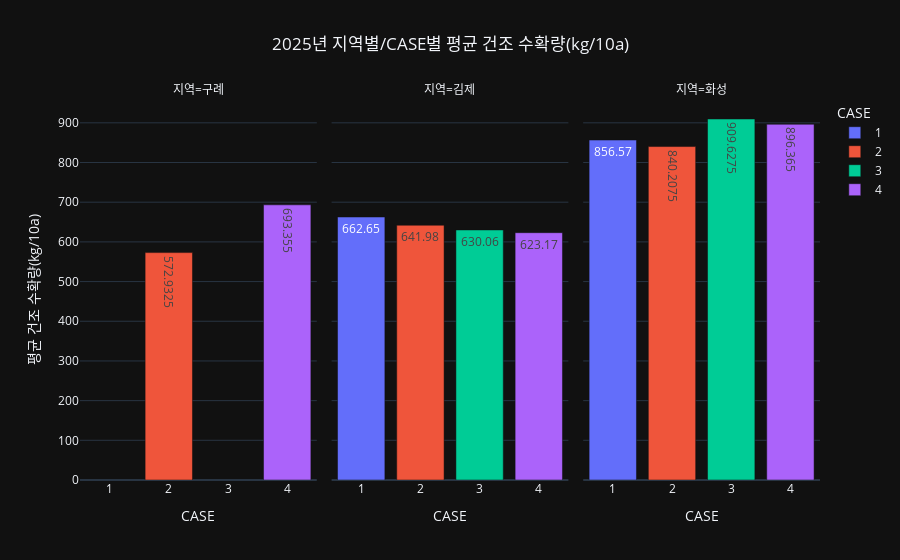

Source (notebook cell):
### Code cell
# --- 3. Plotly 막대 그래프 생성 코드 ---

fig = px.bar(
    graph_yield,  # 사용할 데이터프레임
    x='CASE',         # X축: CASE
    y='평균 건조 수확량(kg/10a)', # Y축: 평균 수확량
    color='CASE',     # 색상: CASE별로 다르게
    facet_col='지역', # 차트 분리: '지역'별로 차트를 나누어 그림
    title='2025년 지역별/CASE별 평균 건조 수확량(kg/10a)', # 차트 제목
    text_auto=True,    # 막대 위에 수확량 값 표시
    category_orders={"CASE": ['1', '2', '3', '4']}
)

# Y축 범위 0부터 시작하도록 설정 (선택 사항)
fig.update_yaxes(range=[0, None])

# 제목 가운데 정렬
fig.update_layout(title_x=0.5)
fig.show()

### Figure 1 — Plotly figure (JSON) as saved in the notebook; plotly's stock layout.template omitted (floating-point values rounded to 4 significant figures)
{"data": [{"hovertemplate": "CASE=%{x}<br>지역=김제<br>평균 건조 수확량(kg/10a)=%{y}<extra></extra>", "legendgroup": "1", "marker": {"color": "#636efa", "pattern": {"shape": ""}}, "name": "1", "orientation": "v", "showlegend": true, "textposition": "auto", "texttemplate": "%{y}", "x": ["1"], "xaxis": "x2", "y": [662.6], "yaxis": "y2", "type": "bar"}, {"hovertemplate": "CASE=%{x}<br>지역=화성<br>평균 건조 수확량(kg/10a)=%{y}<extra></extra>", "legendgroup": "1", "marker": {"color": "#636efa", "pattern": {"shape": ""}}, "name": "1", "orientation": "v", "showlegend": false, "textposition": "auto", "texttemplate": "%{y}", "x": ["1"], "xaxis": "x3", "y": [856.6], "yaxis": "y3", "type": "bar"}, {"hovertemplate": "CASE=%{x}<br>지역=구례<br>평균 건조 수확량(kg/10a)=%{y}<extra></extra>", "legendgroup": "2", "marker": {"color": "#EF553B", "pattern": {"shape": ""}}, "name": "2", "orientation": "v", "showlegend": true, "textposition": "auto", "texttemplate": "%{y}", "x": ["2"], "xaxis": "x", "y": [572.9], "yaxis": "y", "type": "bar"}, {"hovertemplate": "CASE=%{x}<br>지역=김제<br>평균 건조 수확량(kg/10a)=%{y}<extra></extra>", "legendgroup": "2", "marker": {"color": "#EF553B", "pattern": {"shape": ""}}, "name": "2", "orientation": "v", "showlegend": false, "textposition": "auto", "texttemplate": "%{y}", "x": ["2"], "xaxis": "x2", "y": [642.0], "yaxis": "y2", "type": "bar"}, {"hovertemplate": "CASE=%{x}<br>지역=화성<br>평균 건조 수확량(kg/10a)=%{y}<extra></extra>", "legendgroup": "2", "marker": {"color": "#EF553B", "pattern": {"shape": ""}}, "name": "2", "orientation": "v", "showlegend": false, "textposition": "auto", "texttemplate": "%{y}", "x": ["2"], "xaxis": "x3", "y": [840.2], "yaxis": "y3", "type": "bar"}, {"hovertemplate": "CASE=%{x}<br>지역=김제<br>평균 건조 수확량(kg/10a)=%{y}<extra></extra>", "legendgroup": "3", "marker": {"color": "#00cc96", "pattern": {"shape": ""}}, "name": "3", "orientation": "v", "showlegend": true, "textposition": "auto", "texttemplate": "%{y}", "x": ["3"], "xaxis": "x2", "y": [630.1], "yaxis": "y2", "type": "bar"}, {"hovertemplate": "CASE=%{x}<br>지역=화성<br>평균 건조 수확량(kg/10a)=%{y}<extra></extra>", "legendgroup": "3", "marker": {"color": "#00cc96", "pattern": {"shape": ""}}, "name": "3", "orientation": "v", "showlegend": false, "textposition": "auto", "texttemplate": "%{y}", "x": ["3"], "xaxis": "x3", "y": [909.6], "yaxis": "y3", "type": "bar"}, {"hovertemplate": "CASE=%{x}<br>지역=구례<br>평균 건조 수확량(kg/10a)=%{y}<extra></extra>", "legendgroup": "4", "marker": {"color": "#ab63fa", "pattern": {"shape": ""}}, "name": "4", "orientation": "v", "showlegend": true, "textposition": "auto", "texttemplate": "%{y}", "x": ["4"], "xaxis": "x", "y": [693.4], "yaxis": "y", "type": "bar"}, {"hovertemplate": "CASE=%{x}<br>지역=김제<br>평균 건조 수확량(kg/10a)=%{y}<extra></extra>", "legendgroup": "4", "marker": {"color": "#ab63fa", "pattern": {"shape": ""}}, "name": "4", "orientation": "v", "showlegend": false, "textposition": "auto", "texttemplate": "%{y}", "x": ["4"], "xaxis": "x2", "y": [623.2], "yaxis": "y2", "type": "bar"}, {"hovertemplate": "CASE=%{x}<br>지역=화성<br>평균 건조 수확량(kg/10a)=%{y}<extra></extra>", "legendgroup": "4", "marker": {"color": "#ab63fa", "pattern": {"shape": ""}}, "name": "4", "orientation": "v", "showlegend": false, "textposition": "auto", "texttemplate": "%{y}", "x": ["4"], "xaxis": "x3", "y": [896.4], "yaxis": "y3", "type": "bar"}], "layout": {"xaxis": {"anchor": "y", "domain": [0.0, 0.32], "title": {"text": "CASE"}, "categoryorder": "array", "categoryarray": ["1", "2", "3", "4"]}, "yaxis": {"anchor": "x", "domain": [0.0, 1.0], "title": {"text": "평균 건조 수확량(kg/10a)"}, "range": [0, null]}, "xaxis2": {"anchor": "y2", "domain": [0.34, 0.66], "matches": "x", "title": {"text": "CASE"}, "categoryorder": "array", "categoryarray": ["1", "2", "3", "4"]}, "yaxis2": {"anchor": "x2", "domain": [0.0, 1.0], "matches": "y", "showticklabels": false, "range": [0, null]}, "xaxis3": {"anchor": "y3", "domain": [0.68, 1.0], "matches": "x", "title": {"text": "CASE"}, "categoryorder": "array", "categoryarray": ["1", "2", "3", "4"]}, "yaxis3": {"anchor": "x3", "domain": [0.0, 1.0], "matches": "y", "showticklabels": false, "range": [0, null]}, "annotations": [{"font": {}, "showarrow": false, "text": "지역=구례", "x": 0.16, "xanchor": "center", "xref": "paper", "y": 1.0, "yanchor": "bottom", "yref": "paper"}, {"font": {}, "showarrow": false, "text": "지역=김제", "x": 0.5, "xanchor": "center", "xref": "paper", "y": 1.0, "yanchor": "bottom", "yref": "paper"}, {"font": {}, "showarrow": false, "text": "지역=화성", "x": 0.84, "xanchor": "center", "xref": "paper", "y": 1.0, "yanchor": "bottom", "yref": "paper"}], "legend": {"title": {"text": "CASE"}, "tracegroupgap": 0}, "title": {"text": "2025년 지역별/CASE별 평균 건조 수확량(kg/10a)", "x": 0.5}, "barmode": "relative"}}
